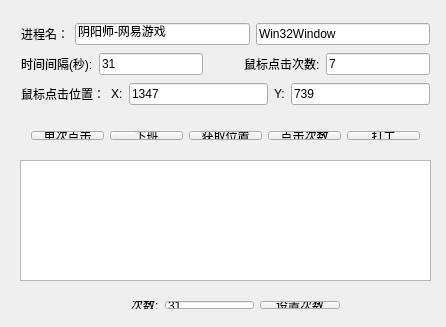
<?xml version="1.0" encoding="UTF-8"?>
<ui version="4.0">
 <class>MainWindow</class>
 <widget class="QMainWindow" name="MainWindow">
  <property name="geometry">
   <rect>
    <x>0</x>
    <y>0</y>
    <width>446</width>
    <height>327</height>
   </rect>
  </property>
  <property name="windowTitle">
   <string>MainWindow</string>
  </property>
  <widget class="QWidget" name="centralWidget">
   <widget class="QFrame" name="frame">
    <property name="geometry">
     <rect>
      <x>10</x>
      <y>10</y>
      <width>431</width>
      <height>111</height>
     </rect>
    </property>
    <layout class="QGridLayout" name="gridLayout">
     <item row="2" column="0">
      <layout class="QHBoxLayout" name="horizontalLayout_2">
       <item>
        <widget class="QLabel" name="label_6">
         <property name="text">
          <string>鼠标点击位置：</string>
         </property>
        </widget>
       </item>
       <item>
        <widget class="QLabel" name="label_7">
         <property name="text">
          <string>X:</string>
         </property>
        </widget>
       </item>
       <item>
        <widget class="QLineEdit" name="line_posx">
         <property name="inputMask">
          <string/>
         </property>
         <property name="text">
          <string>1347</string>
         </property>
        </widget>
       </item>
       <item>
        <widget class="QLabel" name="label_8">
         <property name="text">
          <string>Y:</string>
         </property>
        </widget>
       </item>
       <item>
        <widget class="QLineEdit" name="line_posy">
         <property name="inputMask">
          <string/>
         </property>
         <property name="text">
          <string>739</string>
         </property>
        </widget>
       </item>
      </layout>
     </item>
     <item row="0" column="0">
      <layout class="QHBoxLayout" name="horizontalLayout_4">
       <item>
        <widget class="QLabel" name="label">
         <property name="text">
          <string>进程名：</string>
         </property>
        </widget>
       </item>
       <item>
        <widget class="QLineEdit" name="ed_title">
         <property name="text">
          <string>阴阳师-网易游戏</string>
         </property>
        </widget>
       </item>
       <item>
        <widget class="QLineEdit" name="ed_class">
         <property name="text">
          <string>Win32Window</string>
         </property>
        </widget>
       </item>
      </layout>
     </item>
     <item row="1" column="0">
      <layout class="QHBoxLayout" name="horizontalLayout">
       <item>
        <widget class="QLabel" name="label_5">
         <property name="text">
          <string>时间间隔(秒):</string>
         </property>
        </widget>
       </item>
       <item>
        <widget class="QLineEdit" name="m_watu_second">
         <property name="text">
          <string>31</string>
         </property>
        </widget>
       </item>
       <item>
        <spacer name="horizontalSpacer">
         <property name="orientation">
          <enum>Qt::Horizontal</enum>
         </property>
         <property name="sizeHint" stdset="0">
          <size>
           <width>40</width>
           <height>20</height>
          </size>
         </property>
        </spacer>
       </item>
       <item>
        <widget class="QLabel" name="label_9">
         <property name="text">
          <string>鼠标点击次数:</string>
         </property>
        </widget>
       </item>
       <item>
        <widget class="QLineEdit" name="ed_times">
         <property name="text">
          <string>7</string>
         </property>
        </widget>
       </item>
      </layout>
     </item>
    </layout>
   </widget>
   <widget class="QTextBrowser" name="tedit_logger">
    <property name="geometry">
     <rect>
      <x>20</x>
      <y>160</y>
      <width>411</width>
      <height>121</height>
     </rect>
    </property>
   </widget>
   <widget class="QWidget" name="layoutWidget">
    <property name="geometry">
     <rect>
      <x>20</x>
      <y>120</y>
      <width>411</width>
      <height>31</height>
     </rect>
    </property>
    <layout class="QHBoxLayout" name="horizontalLayout_3">
     <item>
      <widget class="QPushButton" name="bt_once">
       <property name="text">
        <string>单次点击</string>
       </property>
      </widget>
     </item>
     <item>
      <widget class="QPushButton" name="pb_getoff">
       <property name="text">
        <string>下班</string>
       </property>
      </widget>
     </item>
     <item>
      <widget class="QPushButton" name="bt_getpos">
       <property name="text">
        <string>获取位置</string>
       </property>
      </widget>
     </item>
     <item>
      <widget class="QPushButton" name="bt_mouse_kick">
       <property name="text">
        <string>点击次数</string>
       </property>
      </widget>
     </item>
     <item>
      <widget class="QPushButton" name="pushButton">
       <property name="text">
        <string>打工</string>
       </property>
      </widget>
     </item>
    </layout>
   </widget>
   <widget class="QWidget" name="layoutWidget_2">
    <property name="geometry">
     <rect>
      <x>120</x>
      <y>290</y>
      <width>231</width>
      <height>30</height>
     </rect>
    </property>
    <layout class="QHBoxLayout" name="horizontalLayout_5">
     <item>
      <widget class="QLabel" name="label_10">
       <property name="text">
        <string>次数:</string>
       </property>
      </widget>
     </item>
     <item>
      <widget class="QLineEdit" name="m_watu_times">
       <property name="text">
        <string>31</string>
       </property>
      </widget>
     </item>
     <item>
      <widget class="QPushButton" name="bt_watu_kick">
       <property name="text">
        <string>设置次数</string>
       </property>
      </widget>
     </item>
    </layout>
   </widget>
  </widget>
 </widget>
 <layoutdefault spacing="6" margin="11"/>
 <resources/>
 <connections/>
</ui>
